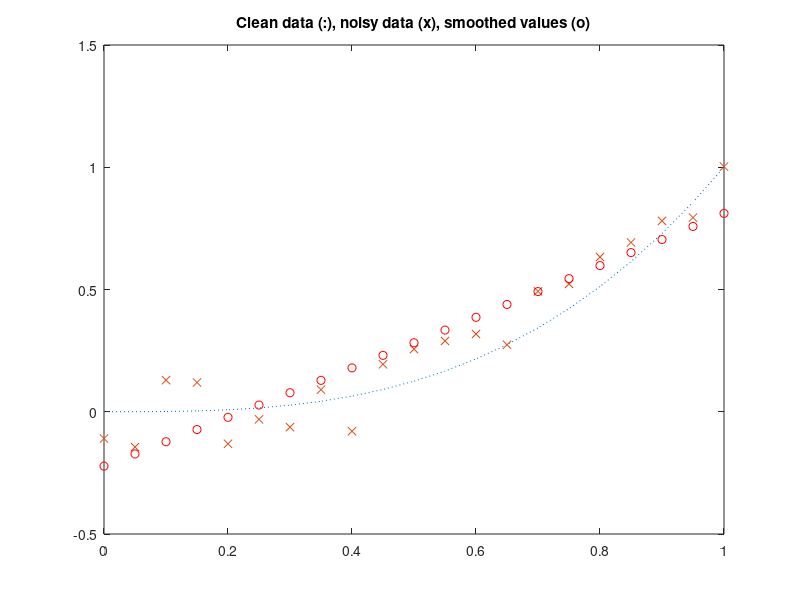

The MATLAB script that drew this image: (Note: this script raises an error after producing the figure.)
%%             Cubic smoothing spline
%
% Illustration of the use of CSAPS and SPAPS.
%
%   Copyright 1987-2003 C. de Boor and The MathWorks, Inc.
%   $Revision: 1.18 $

%% CSAPS
% The spline toolbox command CSAPS provides the  s m o o t h i n g  spline.
% This is a cubic spline that more or less follows the presumed underlying
% trend in noisy data.  A smoothing parameter, to be chosen by you,
% determines just how closely the smoothing spline follows the given data.
% Here is the basic information, an abbreviated version of the online help:

%CSAPS Cubic smoothing spline.
%
%   VALUES  = CSAPS( X, Y, P, XX)
%
%   Returns the values at XX of the cubic smoothing spline for the
%   given data (X,Y)  and depending on the smoothing parameter P, chosen from
%   the interval [0 .. 1] .  This smoothing spline  f  minimizes
%
%   P * sum_i W(i)(Y(i) - f(X(i)))^2  +  (1-P) * integral (D^2 f)^2
%

%% Example: noisy data from a cubic polynomial
% Here are some trial runs.
% We start with data from a simple cubic, q(x) := x^3, contaminate the values
% with some noise, and choose the value of the smoothing parameter to be .5 ,
% and plot the resulting smoothed values (o), along with the underlying
% cubic (:), and the contaminated data (x):

q = inline('x.^3');
xi = [0:.05:1]; yi= q(xi);
ybad = yi+.3*(rand(size(xi))-.5);
ys = csaps(xi,ybad,.5,xi);
plot(xi,yi,':',xi,ybad,'x',xi,ys,'ro'),grid off
title('Clean data (:), noisy data (x), smoothed values (o)')
legend('exact','noisy','smoothed',2)

%%
% The smoothing is way overdone here. By choosing the smoothing parameter
% p  closer to 1, we obtain a smoothing spline closer to the given data.

%%
% We try  p = .6, .7, .8, .9, 1 , and plot the resulting smoothing splines.
%
% We see that the smoothing spline is very sensitive to the choice of the
% smoothing parameter. Even for  p =.9  , the smoothing spline is still
% far from the underlying trend while, for p = 1, we get the interpolant
% to the (noisy) data.

xxi = [0:100]/100;
hold on
nx=length(xxi);yy=zeros(5,nx);
for j=1:5
   yy(j,:) = csaps(xi,ybad,.5+j/10,xxi);
end
plot(xxi,yy)
title('Smoothing splines for various values of smoothing parameter')
legend('exact','noisy','p= .5','p= .6','p= .7','p= .8','p= .9','p=1',2)
hold off

%%
% In fact, the formulation from p.235ff of PGS used here is very sensitive to
% scaling of the independent variable. A simple analysis of the equations
% used shows that the sensitive range for  p  is  around  1/(1+epsilon) ,
% with  epsilon := h^3/16 , and  h  the average difference between neighboring
% sites. Specifically, one would expect a close following of the data
% when  p = 1/(1+epsilon/10)  and some satisfactory smoothing when
%  p = 1/(1+epsilon*10) .
%
% The next slide shows the smoothing spline for values of  p  near this
% magic number  1/(1+epsilon).

%%
% For this case, it is more informative to look at  1-p  since the magic 
% number, 1/(1+epsilon), is very  close to 1; see the last calculation below.

epsilon = max(diff(xi))^3/16;

plot(xi,yi,':',xi,ybad,'x'), grid off
hold on, labels = cell(1,5);
for j=1:5
   p = 1/(1+epsilon*3^(j-3));
   yy(j,:) = csaps(xi,ybad,p,xxi);
   labels{j} = ['1-p= ',num2str(1-p)];
end
plot(xxi,yy)
title('Smoothing splines for smoothing parameter near its ''magic'' value')
legend('exact','noisy',labels{1},labels{2},labels{3},labels{4},labels{5},2)
hold off
1 - 1/(1+epsilon)

%%
% In this example, choosing the smoothing parameter near the magic number seems
% to give the best results.
% To be sure, the noise is so large here that we have no hope of recovering
% the exact data to any accuracy.
%
% You can also supply CSAPS with error weights, to pay more attention to some
% data points than others. Also, if you do not supply the evaluation sites XX,
% then CSAPS returns the ppform of the smoothing spline.
%
% Finally, CSAPS can also handle vector-valued data and even multivariable,
% gridded data.

%% SPAPS
% The cubic smoothing spline provided by the spline toolbox command SPAPS
% differs from the one constructed in CSAPS only in the way it is selected.
%
% Here is an abbreviated version of the online help for SPAPS:
%SPAPS Smoothing spline.
%
%   [SP,VALUES] = SPAPS(X,Y,TOL)  returns the B-form and, if asked, the
%   values at  X , of a cubic smoothing spline  f  for the given data 
%                    (X(i),Y(:,i)), i=1,2, ..., n .
%
%   The smoothing spline  f  minimizes the roughness measure
%
%       F(D^2 f) := integral  ( D^2 f(t) )^2 dt  on  X(1) < t < X(n) 
%
%   over all functions  f  for which the error measure
%
%       E(f) :=  sum_j { W(j)*( Y(:,j) - f(X(j)) )^2 : j=1,...,n }
%
%   is no bigger than the given TOL. 
%   Here, D^M f  denotes the M-th derivative of  f .
%   The weights W are chosen so that  E(f)  is the Composite Trapezoid Rule
%   approximation for  F(y-f).
%
%   f is constructed as the unique minimizer of
%
%                     rho*E(f) + F(D^2 f) ,
%
%   with the smoothing parameter RHO so chosen so that  E(f)  equals TOL .
%   Hence, FN2FM(SP,'pp') should be (up to roundoff) the same as the output
%   from CPAPS(X,Y,RHO/(1+RHO)). 

cla, title(''), legend off, axis off

%% Tolerance vs smoothing parameter
% It may be easier to supply a suitable tolerance than the smoothing
% parameter P required by CSAPS.
% In our earlier example, we added uniformly distributed random noise from the
% interval 0.3*[-0.5 .. 0.5]. Hence we can estimate a reasonable value for TOL
% as the value of the error measure E at such noise. 
% The graph shows the resulting smoothing spline constructed by SPAPS.
% Note that I specified the error weights to be uniform, which is their default
% value in CSAPS.

tol = sum((.3*(rand(size(yi))-.5)).^2);
[sp,ys] = spaps(xi,ybad,tol,ones(size(xi)));

plot(xi,yi,':',xi,ybad,'x',xi,ys,'ro'),grid off
title('Clean data (:), noisy data (x), smoothed values (o)')
legend('exact','noisy','smoothed',2)

%%
% Here, in addition, is also the smoothing spline provided by CSAPS when
% not given a smoothing parameter, in which case the parameter is chosen by
% a certain ad hoc procedure that attempts to locate the region where the 
% smoothing spline is most sensitive to the smoothing parameter.

hold on
plot(xi,fnval(csaps(xi,ybad),xi),'*')
legend('exact','noisy','from SPAPS, specified TOL','from CSAPS, default P',2)
xlabel(' ... also the values (*) smoothed by CSAPS using default parameter.')
hold off

%% CSAPS vs SPAPS
% In addition to the different ways, smoothing parameter vs tolerance, in which
% you specify a particular smoothing spline, these two commands differ also 
% in that SPAPS, in addition to the cubic smoothing spline, can also provide 
% a linear or a quintic smoothing spline.
%
% The quintic smoothing spline is better than the cubic smoothing spline in the
% situation when you would like the second derivative to move as little as
% possible.
